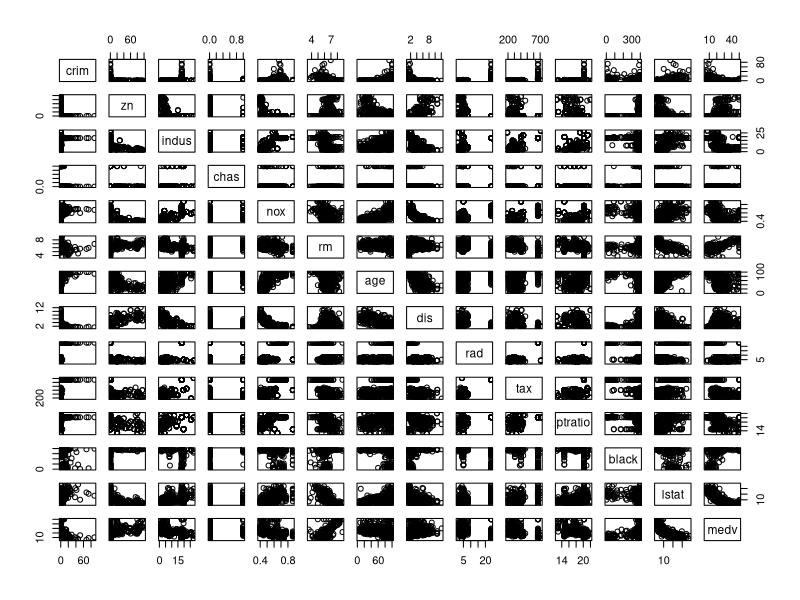
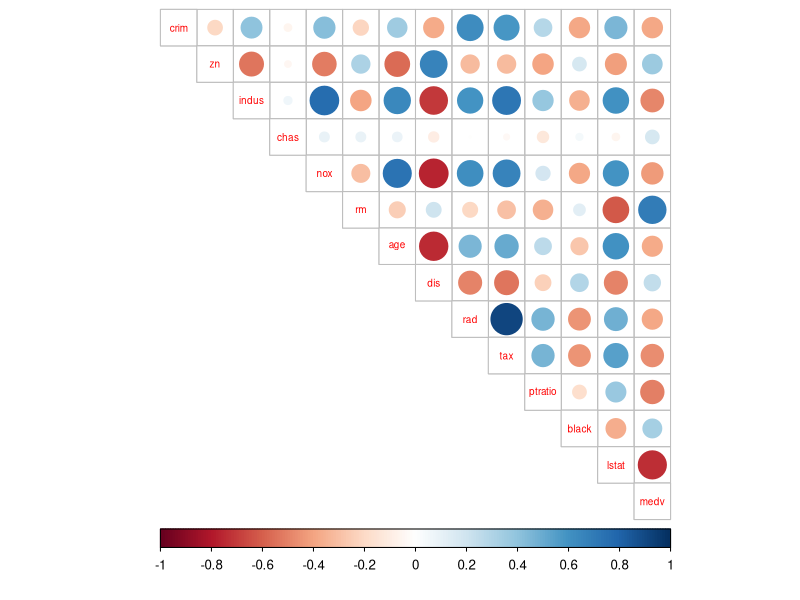
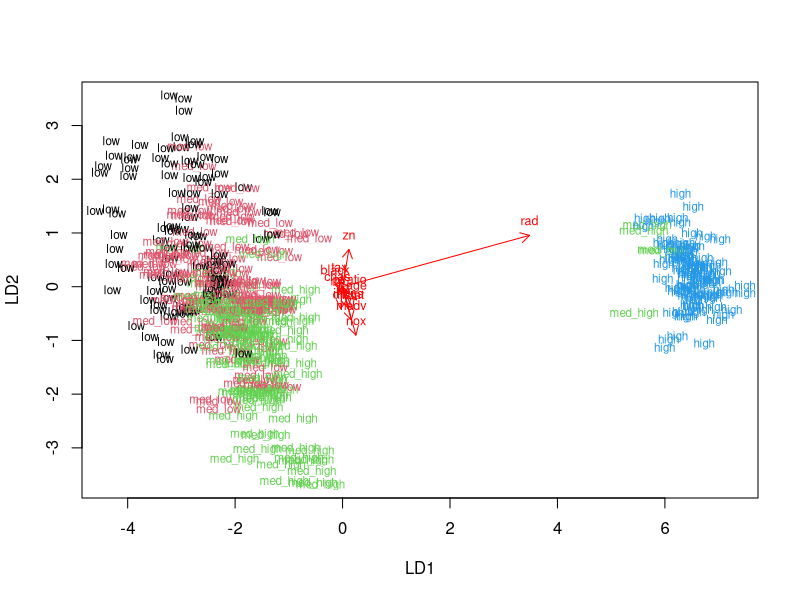
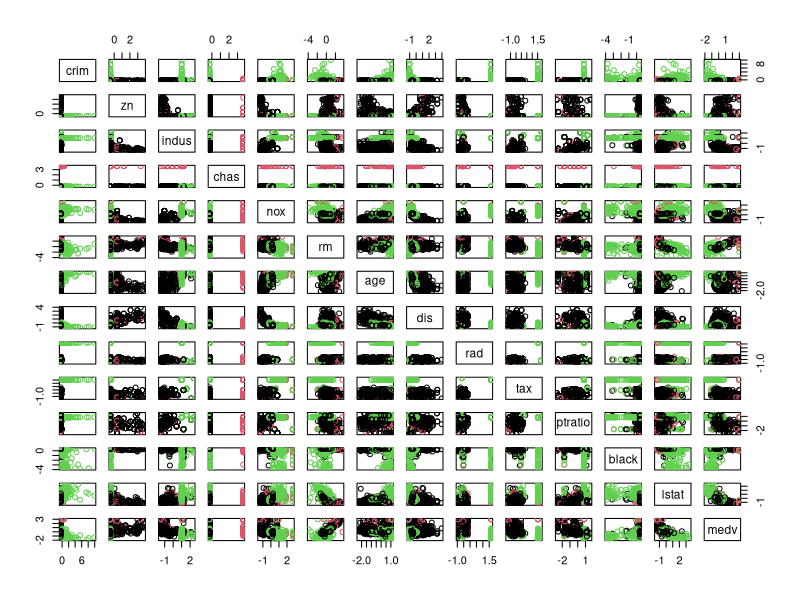
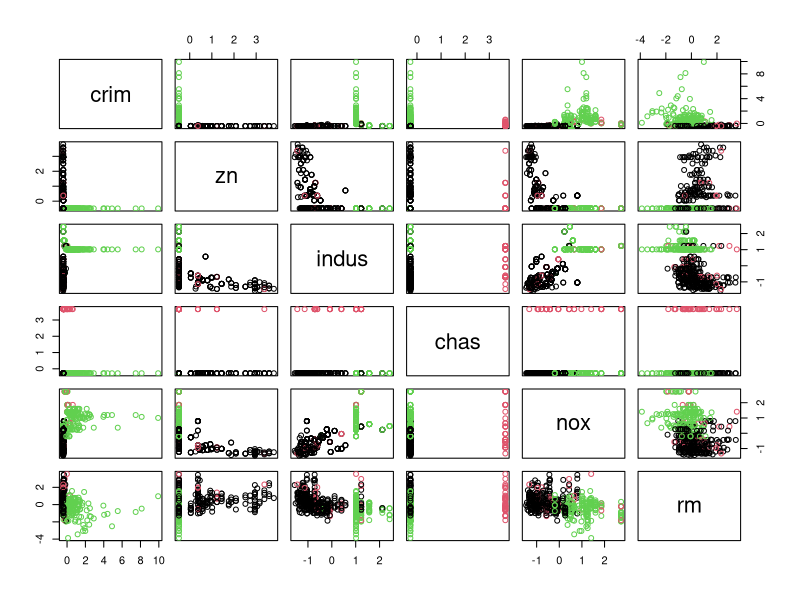
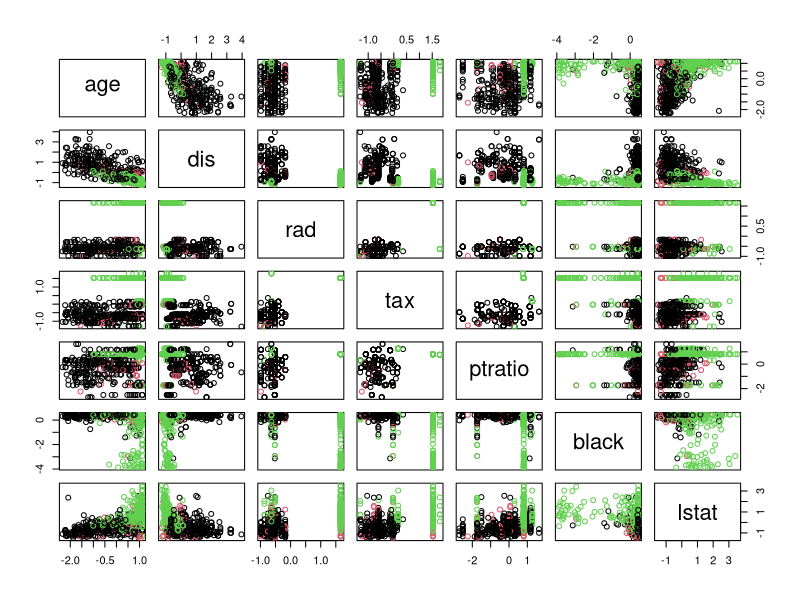
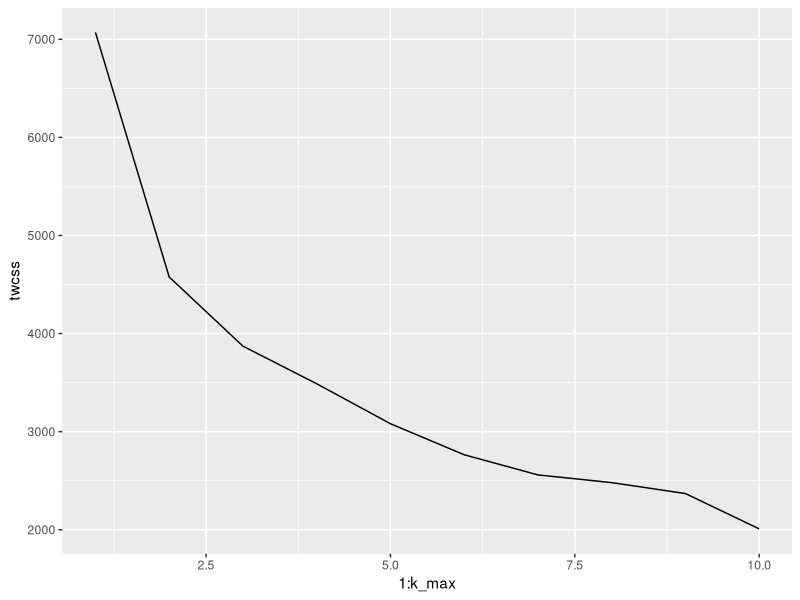
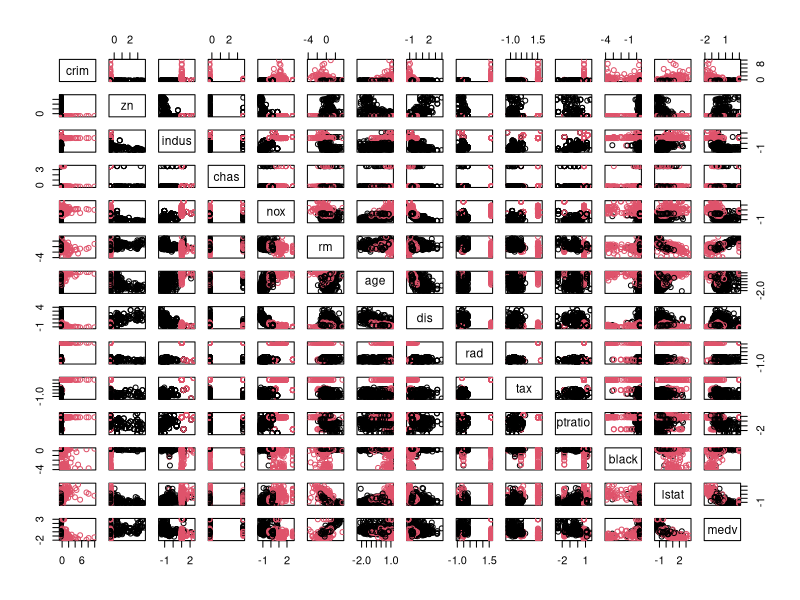

Write R code to recreate these figures, in order.
## ---- chunk 1
library(MASS)

#calling for the Boston dataset form MASS package
dim(Boston)
str(Boston)

## ---- chunk 2

#calling for the different packages I might use in this exercise
library(ggplot2)
library(GGally)
library(tidyverse)
library(corrplot)

#checking the summary of the Boston dataset, 
summary(Boston)


## ---- chunk 3

#graphical overview
pairs(Boston)

## ---- chunk 4

#making a correlation matrix and drawing a correlation plot to be able to visualie it better and for easier interpretation

cormatrix <- cor(Boston)
cormatrix %>% round(digits=2)
corrplot(cormatrix, method="circle", type = "upper", cl.pos = "b", tl.pos = "d", tl.cex = 0.6)


## ---- chunk 5
#Standardising the dataset
boston_scaled <- scale(Boston)

#printing out summaries of the scaled data
summary(boston_scaled)


#My boston_sclaed data is a matrix and I make it as a data frame for the future
class(boston_scaled)

boston_scaled<- as.data.frame(boston_scaled)

## ---- chunk 6
#create a quantile vector
bins <- quantile(boston_scaled$crim)
bins

#and create a categorial variable crime

crime <- cut(boston_scaled$crim, breaks = bins, include.lowest = TRUE, label= c("low", "med_low", "med_high", "high"))


table(crime)
summary(boston_scaled)

library(dplyr)

boston_scaled <- dplyr::select(boston_scaled, -crim)
boston_scaled <- data.frame(boston_scaled, crime)
summary(boston_scaled)
dim(boston_scaled)
## ---- chunk 7
#Here I make the train and the test sets. I choose 80% of the observations to the train set and the rest to the test set
dim(boston_scaled)

n <- nrow(boston_scaled)
n
ind <- sample(n, size = n * 0.8)

dim(ind)
#create the train set

train <- boston_scaled[ind,]
str(train)

#create the test set
test <- boston_scaled[-ind,]
str(test)
## ---- chunk 8
# fit the linear discriminant analysis on the train set. crime as the target variable and all the other variables as predictor variables


lda.fit <- lda(formula= crime ~ ., data = train)


lda.arrows <- function(x, myscale = 1, arrow_heads = 0.1, color = "red", tex = 0.75, choices = c(1,2)){
  heads <- coef(x)
  arrows(x0 = 0, y0 = 0, 
         x1 = myscale * heads[,choices[1]], 
         y1 = myscale * heads[,choices[2]], col=color, length = arrow_heads)
  text(myscale * heads[,choices], labels = row.names(heads), 
       cex = tex, col=color, pos=3)
}

# target classes as numeric
classes <- as.numeric(train$crime)

# drawing a plot of the lda results
plot(lda.fit, dimen = 2, col=classes, pch=classes)
lda.arrows(lda.fit, myscale = 1)

## ---- chunk 9
#saving the crime categories from the test set 
correct_classes <- test$crime

library(dplyr)


#removing the categorial crime variable from the test dataset

test <- dplyr::select(test, -crime)

#Predicting the vallses with the LDA model on the test data
lda.pred <- predict(lda.fit, newdata = test)

#cross tablating the results
table(correct = correct_classes, predicted = lda.pred$class)

## ---- chunk 10
#Reloading the Boston dataset and standardising the dataset (variables have to be normally ditributed)
dim(Boston)
scale_Boston2 <- scale(Boston)

scale_Boston2 <- as.data.frame(scale_Boston2)


#Calculating the distances. Euklidean distance

dist_eu <- dist(scale_Boston2)
summary(dist_eu)


# k-means clustering
km <-kmeans(scale_Boston2, centers = 3)


# ploting the Boston dataset with clusters
pairs(scale_Boston2, col = km$cluster)
pairs(scale_Boston2[1:6], col = km$cluster)
pairs(scale_Boston2[7:13], col = km$cluster)



## ---- chunk 11


# determine the number of clusters
k_max <- 10

# calculate the total within sum of squares
twcss <- sapply(1:k_max, function(k){kmeans(scale_Boston2, k)$tot.withinss})

# visualize the results
qplot(x = 1:k_max, y = twcss, geom = 'line')



## ---- chunk 12

# k-means clustering
km <-kmeans(scale_Boston2, centers = 2)

# plot the Boston dataset with clusters
pairs(scale_Boston2, col = km$cluster)
pairs(scale_Boston2[1:8], col = km$cluster)
pairs(scale_Boston2[6:13], col = km$cluster)


## ---- chunk 13

